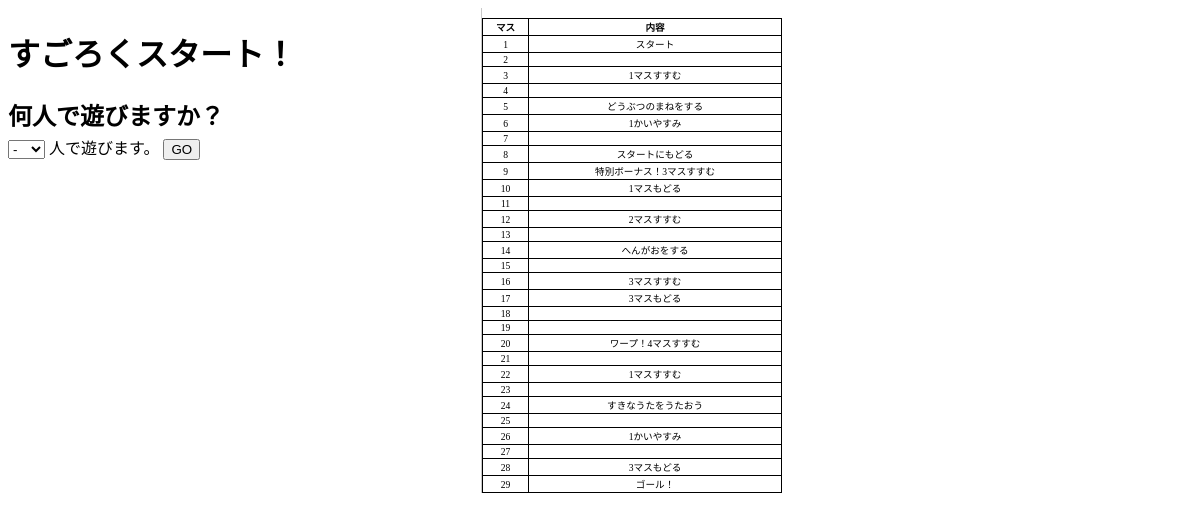
Page /number_select.php on the committed database.
### tables this page shows
CREATE TABLE `boad_table` (
  `id` int(11) NOT NULL,
  `bonus` int(11) NOT NULL,
  `stop_status` int(11) NOT NULL,
  `text` text NOT NULL
);

### number_select.php (the view, shortened to what this page needs)
<?php
    try {
        $pdo = new PDO('mysql:dbname=sugoroku;charset=utf8;host=localhost','root','root');
    } catch (PDOException $e) {
        exit('DBConnectError:'.$e->getMessage());
    }
    $stmt = $pdo->prepare("SELECT * FROM boad_table");
    $status = $stmt->execute();
    $boad_all=0;
    while($boad_table[] = $stmt->fetch(PDO::FETCH_ASSOC)){
        $boad_all += 1;
    }
?>
<!DOCTYPE html>
<html lang="en">
<head>
    <link rel="stylesheet" href="css/style.css">
</head>
<body>
<main>
    <div class="left_main">
        <h1>すごろくスタート！</h1>
        <div class="initial">
            <h2>何人で遊びますか？</h2>
            <form method="POST" action="number_update.php">
                <div class="select_number">
                    <select name="number">
                        <option value="">-</option>
                    </select> 人で遊びます。
                    <input type="submit" value="GO">
                </div>
            </form>
        </div>
    </div>
    <div class="right_main">
        <table class="game_table">
            <tr><th>マス</th><th>内容</th></tr>
            <?php
                for($i=0;$i<$boad_all;$i++){
                    echo "<tr><td>{$boad_table[$i]["id"]}</td><td>{$boad_table[$i]["text"]}</td></tr>";
                }
            ?>
        </table>
    </div>
</main>
</body>
</html>

### css/style.css (style rules this page uses)
main { display: flex; }
.left_main { width: 40%; }
.right_main { width: 60%; background-color: #fff; border-left: solid 1px #c9c9c9; }
h2 { margin-top: 20px; margin-bottom: 3px; }
table { margin-top: 10px; border-collapse: collapse; font-size: 60%; text-align: center; width: 300px; }
table th, table td { border: solid 1px black; }

### rows in the picture
boad_table: id "1", text "スタート"
boad_table: id "2"
boad_table: id "3", text "1マスすすむ"
boad_table: id "4"
boad_table: id "5", text "どうぶつのまねをする"
boad_table: id "6", text "1かいやすみ"
boad_table: id "7"
boad_table: id "8", text "スタートにもどる"
boad_table: id "9", text "特別ボーナス！3マスすすむ"
boad_table: id "10", text "1マスもどる"
boad_table: id "11"
boad_table: id "12", text "2マスすすむ"
boad_table: id "13"
boad_table: id "14", text "へんがおをする"
boad_table: id "15"
boad_table: id "16", text "3マスすすむ"
boad_table: id "17", text "3マスもどる"
boad_table: id "18"
boad_table: id "19"
boad_table: id "20", text "ワープ！4マスすすむ"
boad_table: id "21"
boad_table: id "22", text "1マスすすむ"
boad_table: id "23"
boad_table: id "24", text "すきなうたをうたおう"
boad_table: id "25"
boad_table: id "26", text "1かいやすみ"
boad_table: id "27"
boad_table: id "28", text "3マスもどる"
boad_table: id "29", text "ゴール！"
